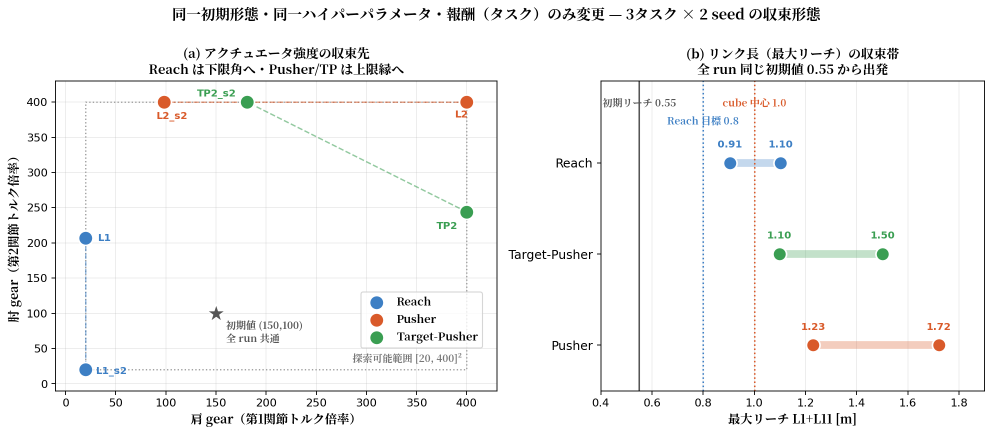
#> input picture docs/morphology_task_separation.png, 1984 x 870 px (shown at 1/2 size)
$ python -i make_yobi_shiryo_slides.py   (imports and definitions only)
#> lines starting #> are read from the running program, lines starting #| are printed output that depends on the picture
#!/usr/bin/env python3
"""新方針の予備審査資料（docs/研究応用/執筆/予備審査論文/新方針_予備審査資料.md）に貼るスライドの図を作る（2026-11-20）。

先生の指摘（11-20）: 予備審査論文はスライドの補助資料で、スライドの流れに沿い、スライドの図を使っていると良い。
そこで本編のスライド（Google スライド「予備審査_秋田」の 2〜25 枚目）の画像を、題の帯（上の赤黒の帯・題・ロゴ）と
右下のページ番号を落として、資料の図にする。題は資料の節の見出しが持つ。

スライドの画像（2000×1125 px）は Google スライドのコネクタ（read_slide_page_thumbnail、WIDTH2000_PX）で
Claude が取り出し、`s02.png`〜`s25.png` の名前で 1 つのディレクトリに置く（シェルからは取り出せない）。
スライドを直したら、取り出し直してからこれを回し、資料の PDF を作り直す。

使い方:
    python3 scripts/make_yobi_shiryo_slides.py <s02.png〜s25.png のディレクトリ>
    → docs/研究応用/執筆/使えそうな画像データ/予備審査資料/slide_NN.png
"""
import sys
from pathlib import Path

from PIL import Image, ImageChops

ROOT = Path(__file__).resolve().parent.parent
OUT = ROOT / 'docs' / '研究応用' / '執筆' / '使えそうな画像データ' / '予備審査資料'
TOP = 170 / 1125      # 題の帯の下の線（2000 px 幅で y = 162）より下だけを残す
BOTTOM = 1070 / 1125  # 右下のページ番号（y ≈ 1095）より上だけを残す
PAD = 20              # 余白を詰めた後に残す白の幅（px）


def crop(path: Path) -> Image.Image:
#> called with path = '../docs/morphology_task_separation.png'
    im = Image.open(path).convert('RGB')
    w, h = im.size
#> w = 1984; h = 870
    im = im.crop((0, int(h * TOP), w, int(h * BOTTOM)))
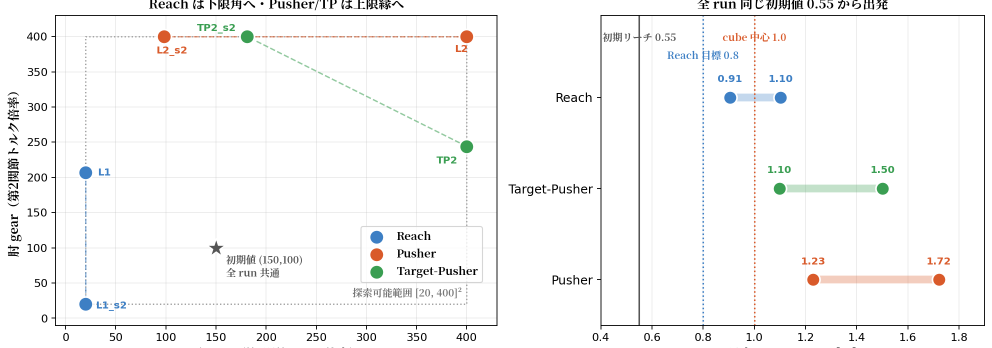
#> im: PIL image 1984x696 RGB (shown at 1/2 size); mean R, G, B 247.3, 247.3, 247.1
    # 白い余白を詰める（スライドの地は白）
    diff = ImageChops.difference(im, Image.new('RGB', im.size, 'white'))
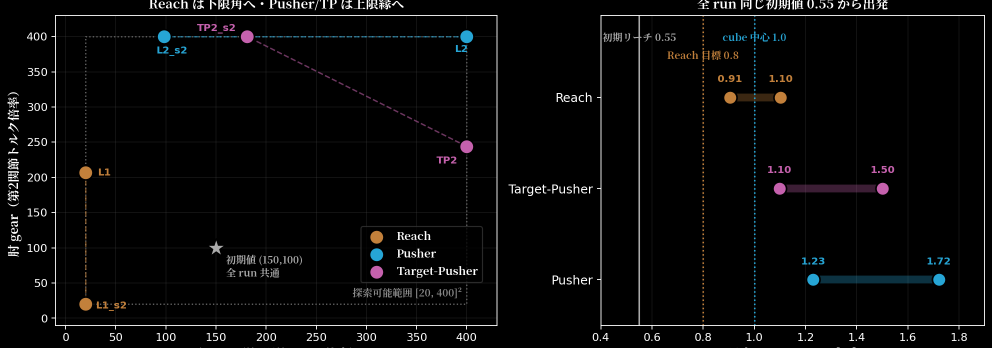
#> diff: PIL image 1984x696 RGB (shown at 1/2 size); mean R, G, B 7.7, 7.7, 7.9
    box = ImageChops.add(diff, diff, 2.0, -20).getbbox()
#> box = (15, 0, 1970, 696)
    if box:
        l, t, r, b = box
#> l = 15; t = 0; r = 1970; b = 696
        im = im.crop((max(0, l - PAD), max(0, t - PAD), min(im.width, r + PAD), min(im.height, b + PAD)))
    return im


def main():
    if len(sys.argv) != 2:
        sys.exit(__doc__)
    src = Path(sys.argv[1])
    OUT.mkdir(parents=True, exist_ok=True)
    files = sorted(src.glob('s[0-9][0-9].png'))
    if not files:
        sys.exit(f'[ERROR] {src} に s02.png〜s25.png が無い')
    for f in files:
        im = crop(f)
        dst = OUT / f'slide_{f.stem[1:]}.png'
        im.save(dst, optimize=True)
        print(f'{f.name} → {dst.relative_to(ROOT)}  {im.width}×{im.height}（縦横比 {im.width / im.height:.2f}）')


# [2 lines not run here, left out]

>>> result = crop('../docs/morphology_task_separation.png')

$ run again, on data/test/A1/sketch/A1_m1.jpeg
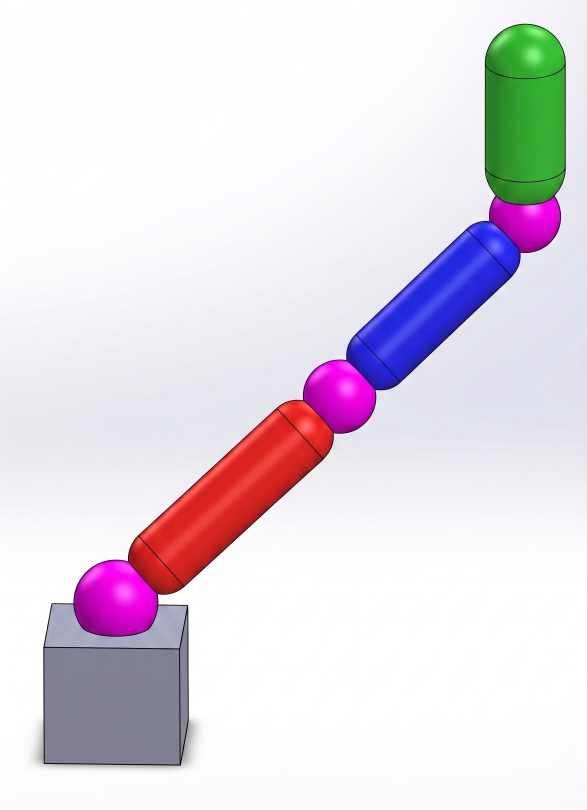
#> input picture data/test/A1/sketch/A1_m1.jpeg, 1760 x 2428 px (shown at 1/3 size)
#> in crop, im is the input picture: PIL image 1760x2428 RGB; mean R, G, B 228.2, 220.7, 229.7
#> in crop, `im = im.crop((0, int(h * TOP), w, int(h * BOTTOM)))`:
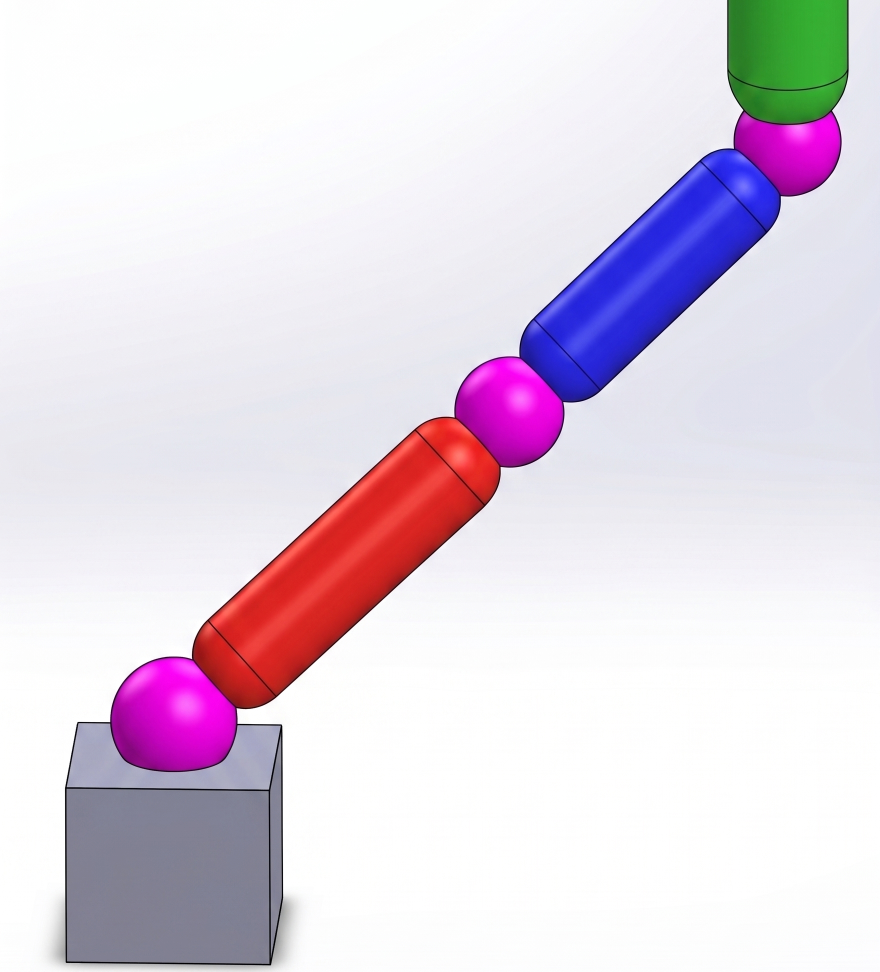
#> im: PIL image 1760x1943 RGB (shown at 1/2 size); mean R, G, B 226, 214.5, 227.7
#> in crop, `diff = ImageChops.difference(im, Image.new('RGB', im.size, 'white'))`:
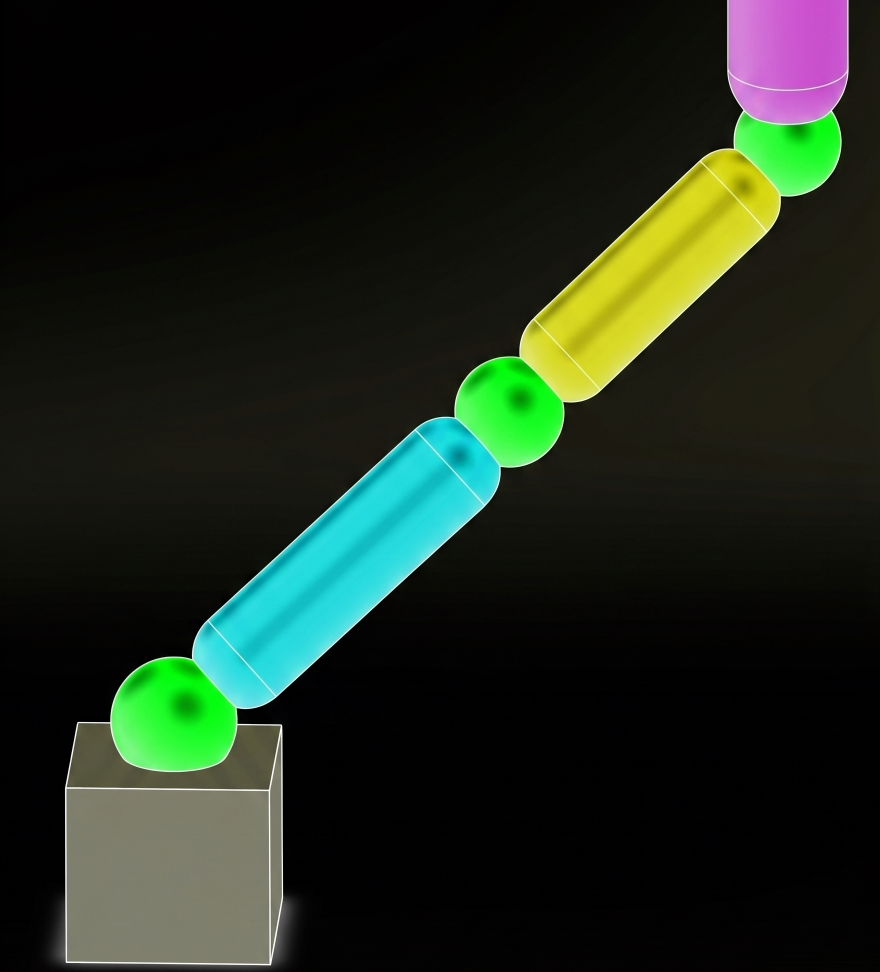
#> diff: PIL image 1760x1943 RGB (shown at 1/2 size); mean R, G, B 29, 40.5, 27.3
#> box = (0, 0, 1760, 1943)
#> l = 0; r = 1760; b = 1943
